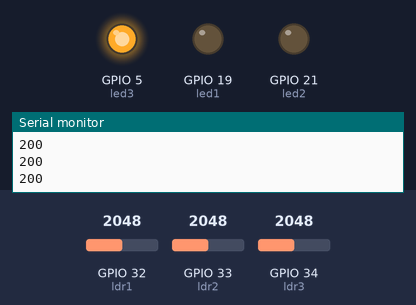
Simulated run of this sketch. Board: ESP32. Parts: output pins drawn as LEDs (lit = HIGH), the last lines printed to the serial monitor. The inputs (shaded band) are chosen by the test bench; at power-on: GPIO 32 (ldr1) = 2048, GPIO 33 (ldr2) = 2048, GPIO 34 (ldr3) = 2048. WiFi joins after 1.5 s; servers stay silent unless stated; uploads are accepted with an empty reply.

Above: at 3.2 s.
3.3 s: GPIO 32 (ldr1) set to 1047
4.8 s: GPIO 32 (ldr1) set to 948
At 5.3 s:
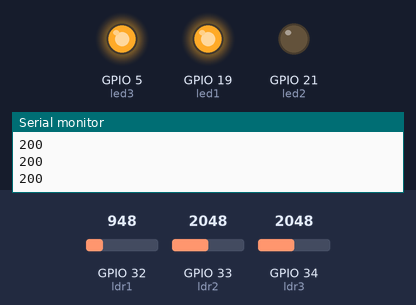
6.3 s: GPIO 33 (ldr2) set to 1064
7.8 s: GPIO 33 (ldr2) set to 961
At 8.9 s:
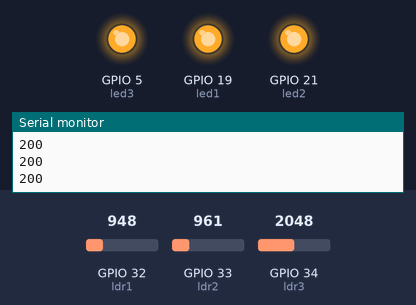
9.3 s: GPIO 32 (ldr1) set to 1040
At 10.2 s:
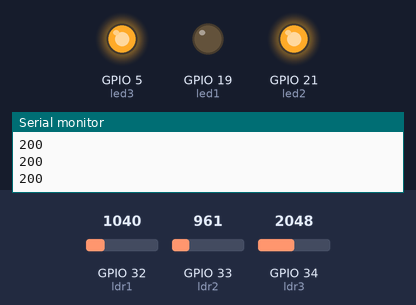
10.8 s: GPIO 32 (ldr1) set to 960
At 11.1 s:
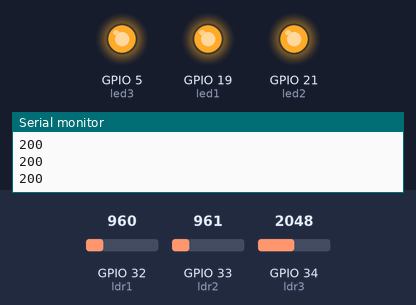
Timing chart, 0 to 13.3 s (numbered marks = the images above; inputs shaded):
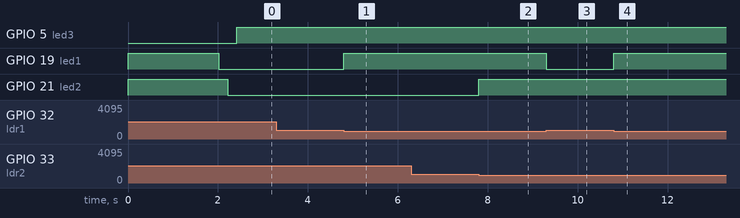

Measured:
- the behaviour switches between 1000 and 999 on GPIO 32 (ldr1) (found by bisection; images 0 and 1)
- the behaviour switches between 1000 and 999 on GPIO 33 (ldr2) (found by bisection; images 1 and 2)
- after the input at 3.3 s, every drawn part: stays the same
- after the input at 4.8 s, GPIO 19 (led1): LOW → HIGH at once
- after the input at 6.3 s, every drawn part: stays the same
- after the input at 7.8 s, GPIO 21 (led2): LOW → HIGH at once
- after the input at 9.3 s, GPIO 19 (led1): HIGH → LOW at once
- after the input at 10.8 s, GPIO 19 (led1): LOW → HIGH at once

The sketch:

mini_project.ino
```cpp
int ldr1 = 32;
int ldr2 = 33;
int ldr3 = 34;
int led1 = 19;
int led2 = 21;
int led3 = 5;
int state1 = 0; //0 คือ ว่าง
int state2 = 0;
int state3 = 0;
#include<WiFi.h>
#include<HTTPClient.h>
#include<ArduinoJson.h>
#include <string.h>
#include <stdio.h>
const char* ssid="pooh A52s";
const char* password = "Xxxmen_2543";
const char* urlPOST = "https://ecourse.cpe.ku.ac.th/exceed12/api/update";
char str[50];


const int _size = 2*JSON_OBJECT_SIZE(4);
StaticJsonDocument<_size> JSONPost;
StaticJsonDocument<_size> JSONGet;


void WiFi_Connect(){
  WiFi.disconnect();
  WiFi.begin(ssid,password);
  while(WiFi.status()!=WL_CONNECTED){
    delay(1000);
    Serial.println("Connecting to WiFi...");
  }
  Serial.println("Connected to the WiFi network");
  Serial.print("IP Address : ");
  Serial.println(WiFi.localIP());
}

void _post(String room,int statusroom){
  if(WiFi.status() == WL_CONNECTED){
    HTTPClient http;

    http.begin(urlPOST);
    http.addHeader("Content-Type","application/json");

    JSONPost["room"] = room;
    JSONPost["status"] = statusroom;
    serializeJson(JSONPost,str);
    int httpCode = http.POST(str);

    if(httpCode == HTTP_CODE_OK){
      String payload = http.getString();
      Serial.println(httpCode);
      Serial.println(payload);
    }
    else{
      Serial.println(httpCode);
      Serial.println("ERROR on HTTP Request");
    }
  }
  else{
    WiFi_Connect();
  }
}

void setup() {
  digitalWrite(led1,HIGH);
  digitalWrite(led2,HIGH);
  digitalWrite(led3,LOW);
  pinMode(led1,OUTPUT);
  pinMode(ldr1,INPUT);
  pinMode(led2,OUTPUT);
  pinMode(ldr2,INPUT);
  pinMode(led3,OUTPUT);
  pinMode(ldr3,INPUT);
  Serial.begin(9600);
  WiFi_Connect();
}


void loop(){
   //Serial.println(analogRead(ldr0));
   //ห้อง1
   if(analogRead(ldr1)>1000 and state1 == 0)
   {
     digitalWrite(led1,LOW);
     state1 = 1;
     _post("l1",1);
     //Serial.println("R1,1");
     //Serial.println(digitalRead(led1));
     //room1 = "R1";
     //statusroom1 = "1";
   }
   else if(analogRead(ldr1)<1000 and state1 == 1)
   {
     digitalWrite(led1,HIGH);
     state1 = 0;
     _post("l1",0);
     //Serial.println("R1,0");
     //Serial.println(digitalRead(led1));
     //room1 = "R1";
     //statusroom1 = "0";
   }

   //ห้อง2
   if(analogRead(ldr2)>1000 and state2 == 0)
   {
     digitalWrite(led2,LOW);
     state2 = 1;
     _post("l2",1);
     //Serial.println("R2,1");
     //Serial.println(digitalRead(led2));
     //room2 = "R2";
     //statusroom2 = "1";
   }
   else if(analogRead(ldr2)<1000 and state2 == 1)
   {
     digitalWrite(led2,HIGH);
     state2 = 0;
     _post("l2",0);
     //Serial.println("R2,0");
     //Serial.println(digitalRead(led2));
     //room2 = "R2";
     //statusroom2 = "0";
   }

   //ห้อง3
   if(analogRead(ldr3)>1000 and state3 == 0)
   {
     digitalWrite(led3,HIGH);
     state3 = 1;
     _post("l3",1);
     //Serial.println("R3,1");
     //Serial.println(digitalRead(led3));
     //room3 = "R3";
     //statusroom3 = "1";
   }
   else if(analogRead(ldr3)<1000 and state3 == 1)
   {
     digitalWrite(led3,LOW);
     state3 = 0;
     _post("l3",0);
     //Serial.println("R3,0");
     //Serial.println(digitalRead(led3));
     //room3 = "R3";
     //statusroom3 = "0";
   }
   delay(10);
}
```
